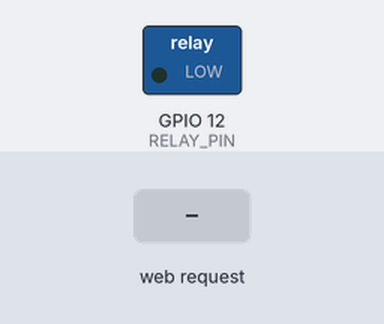
Bench run of a sketch on a simulated ESP32. Parts: switched loads named in the sketch (green lamp = pin HIGH). Inputs (shaded band) come from the test bench. WiFi joins after 1.5 s; servers stay silent unless stated; what the sketch prints to the serial monitor is not drawn.

Above: at 2.7 s.
2.8 s: HTTP request GET /toggle_pump received
At 3.1 s:
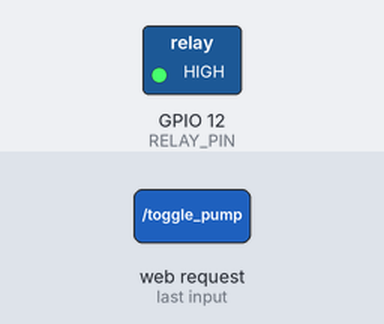
Timing chart, 0 to 5.8 s (numbered marks = the images above; inputs shaded):
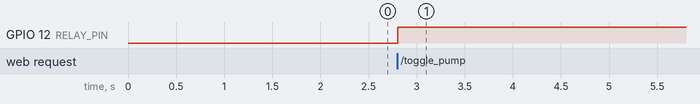

Measured:
- after the input at 2.8 s, GPIO 12 (RELAY_PIN): LOW → HIGH at once

The sketch:

sketch_oct5c.ino
```cpp
/***********************************************************************
 * PROJETO: Estação de Irrigação e Monitoramento Ambiental
 * DESCRIÇÃO: Controla uma bomba e monitora a umidade do solo,
 * temperatura e umidade do ar com uma interface web moderna.
 ***********************************************************************/

// --- Bibliotecas ---
#include <Arduino.h>
#include <WiFi.h>
#include <ESPAsyncWebServer.h>
#include <DHT.h> // NOVO: Biblioteca para o sensor DHT

// --- Configurações de Rede ---
#define SSID "BRUGER_2G"
#define PASS "Gersones68"

// --- Configurações de Hardware ---
const int RELAY_PIN = 12; // Pino do relé para a bomba
const int SOIL_PIN  = 34; // Pino do sensor de umidade do solo
const int DHT_PIN   = 27; // NOVO: Pino para o sensor DHT22

// --- Objetos e Variáveis Globais ---
DHT dht(DHT_PIN, DHT22);   // NOVO: Objeto do sensor DHT

bool  pumpState = false; // Estado atual da bomba (false = desligada)
int   soilMoistureValue = 0; // Valor bruto do sensor de solo
float temperature = 0.0; // NOVO: Variável para temperatura
float humidity    = 0.0; // NOVO: Variável para umidade do ar

AsyncWebServer server(80);

// =================================================================
// --- PÁGINA WEB (HTML, CSS, JAVASCRIPT) ---
// =================================================================
const char index_html[] PROGMEM = R"rawliteral(
<!DOCTYPE html>
<html lang="pt-br">
<head>
    <meta charset="UTF-8" />
    <meta name="viewport" content="width=device-width, initial-scale=1.0" />
    <title>Painel de Irrigação IoT</title>
    <style>
        :root {
            --cor-primaria: #0b9dac;
            --cor-fundo: #001f21;
            --cor-card: #012526;
            --cor-texto: #e4e4e4;
            --cor-gauge-fundo: #084e55;
        }
        body {
            font-family: sans-serif;
            background: var(--cor-fundo);
            color: var(--cor-texto);
            display: flex;
            justify-content: center;
            align-items: flex-start;
            min-height: 100vh;
            margin: 0;
            padding: 20px;
            box-sizing: border-box;
        }
        .container { max-width: 800px; width: 100%; }
        h1 { color: #fff; text-align: center; }
        .card {
            background: var(--cor-card);
            padding: 25px;
            border-radius: 8px;
            border-top: 3px solid var(--cor-primaria);
        }
        .content-grid {
            display: grid;
            grid-template-columns: repeat(auto-fit, minmax(150px, 1fr));
            justify-items: center;
            align-items: center;
            gap: 40px;
        }
        .control-container {
            display: flex;
            flex-direction: column;
            align-items: center;
            gap: 15px;
        }
        .pump-button {
            width: 100px;
            height: 100px;
            border-radius: 50%;
            border: 2px solid rgba(255,255,255,0.1);
            cursor: pointer;
            display: flex;
            align-items: center;
            justify-content: center;
            transition: all 0.3s;
            background-color: transparent;
        }
        .pump-button svg { width: 50px; height: 50px; stroke: currentColor; }
        .pump-off { color: var(--cor-gauge-fundo); }
        .pump-on { color: var(--cor-primaria); filter: drop-shadow(0 0 12px var(--cor-primaria)); }

        .gauge-wrapper { display: flex; flex-direction: column; align-items: center; }
        .gauge { position: relative; width: 150px; height: 150px; }
        .gauge svg { width: 100%; height: 100%; transform: rotate(-90deg); }
        .gauge .circle-bg { fill: none; stroke: var(--cor-gauge-fundo); stroke-width: 4; }
        .gauge .circle { fill: none; stroke: var(--cor-primaria); stroke-width: 4; stroke-linecap: round; transition: stroke-dasharray 0.5s ease; }
        .gauge .gauge-value {
            position: absolute;
            top: 50%;
            left: 50%;
            transform: translate(-50%, -50%);
            font-size: 1.8rem;
            font-weight: 700;
        }
        .gauge-label { margin-top: 10px; font-weight: 700; font-size: 1.1rem; text-align: center; }
    </style>
</head>
<body>
    <div class="container">
        <header><h1>Painel de Irrigação IoT</h1></header>
        <main>
            <div class="card">
                <div class="content-grid">

                    <div class="control-container">
                        <button id="pumpButton" class="pump-button pump-off" onclick="togglePump()">
                            <svg viewBox="0 0 24 24" fill="none" stroke-width="2"><path d="M18.36 6.64a9 9 0 1 1-12.73 0"></path><line x1="12" y1="2" x2="12" y2="12"></line></svg>
                        </button>
                        <div class="gauge-label">Bomba d'Água</div>
                    </div>

                    <div class="gauge-wrapper">
                        <div class="gauge">
                            <svg viewBox="0 0 36 36"><path class="circle-bg" d="M18 2.08a15.92 15.92 0 0 1 0 31.84a15.92 15.92 0 0 1 0-31.84"/><path class="circle" id="circleSoil" stroke-dasharray="0, 100" d="M18 2.08a15.92 15.92 0 0 1 0 31.84a15.92 15.92 0 0 1 0-31.84"/></svg>
                            <div class="gauge-value" id="soilValue">--%</div>
                        </div>
                        <div class="gauge-label">Umidade do Solo</div>
                    </div>

                    <div class="gauge-wrapper">
                        <div class="gauge">
                            <svg viewBox="0 0 36 36"><path class="circle-bg" d="M18 2.08a15.92 15.92 0 0 1 0 31.84a15.92 15.92 0 0 1 0-31.84"/><path class="circle" id="circleTemp" stroke-dasharray="0, 100" d="M18 2.08a15.92 15.92 0 0 1 0 31.84a15.92 15.92 0 0 1 0-31.84"/></svg>
                            <div class="gauge-value" id="tempValue">--°C</div>
                        </div>
                        <div class="gauge-label">Temperatura</div>
                    </div>

                    <div class="gauge-wrapper">
                        <div class="gauge">
                            <svg viewBox="0 0 36 36"><path class="circle-bg" d="M18 2.08a15.92 15.92 0 0 1 0 31.84a15.92 15.92 0 0 1 0-31.84"/><path class="circle" id="circleHumidity" stroke-dasharray="0, 100" d="M18 2.08a15.92 15.92 0 0 1 0 31.84a15.92 15.92 0 0 1 0-31.84"/></svg>
                            <div class="gauge-value" id="humidityValue">--%</div>
                        </div>
                        <div class="gauge-label">Umidade do Ar</div>
                    </div>

                </div>
            </div>
        </main>
    </div>
    <script>
        function togglePump() {
            fetch('/toggle_pump');
        }

        function updateSensorData() {
            fetch('/data')
                .then(response => response.json())
                .then(data => {
                    // Atualiza o botão da bomba
                    const pumpBtn = document.getElementById('pumpButton');
                    pumpBtn.classList.toggle('pump-on', data.pumpState);
                    pumpBtn.classList.toggle('pump-off', !data.pumpState);

                    // Atualiza o medidor de umidade do solo
                    const moisturePercent = 100 - ((data.soilMoisture / 4095) * 100);
                    document.getElementById('soilValue').textContent = moisturePercent.toFixed(0) + '%';
                    document.getElementById('circleSoil').setAttribute('stroke-dasharray', moisturePercent.toFixed(0) + ', 100');

                    // NOVO: Atualiza o medidor de temperatura
                    const tempPercent = (data.temperature / 50) * 100; // Mapeia 0-50°C para 0-100%
                    document.getElementById('tempValue').textContent = data.temperature.toFixed(1) + '°C';
                    document.getElementById('circleTemp').setAttribute('stroke-dasharray', tempPercent.toFixed(0) + ', 100');

                    // NOVO: Atualiza o medidor de umidade do ar
                    document.getElementById('humidityValue').textContent = data.humidity.toFixed(1) + '%';
                    document.getElementById('circleHumidity').setAttribute('stroke-dasharray', data.humidity.toFixed(0) + ', 100');
                })
                .catch(error => console.error('Erro ao buscar dados:', error));
        }

        setInterval(updateSensorData, 2000);
        window.onload = updateSensorData;
    </script>
</body>
</html>
)rawliteral";


// --- Funções do Servidor Web ---

// Envia a página web principal para o cliente
void handleRoot(AsyncWebServerRequest *request) {
    request->send_P(200, "text/html", index_html);
}

// Envia os dados de estado e sensores em formato JSON
void handleData(AsyncWebServerRequest *request) {
    // Lê os sensores
    soilMoistureValue = analogRead(SOIL_PIN);
    temperature = dht.readTemperature();
    humidity = dht.readHumidity();

    // Checa por falhas de leitura no DHT e mantém os valores antigos se falhar
    if (isnan(temperature) || isnan(humidity)) {
        Serial.println("Falha ao ler do sensor DHT!");
    }

    String json = "{";
    json += "\"pumpState\":" + String(pumpState ? "true" : "false") + ",";
    json += "\"soilMoisture\":" + String(soilMoistureValue) + ",";
    json += "\"temperature\":" + String(temperature) + ","; // NOVO
    json += "\"humidity\":" + String(humidity);             // NOVO
    json += "}";
    request->send(200, "application/json", json);
}

// Alterna o estado do relé (bomba)
void handleTogglePump(AsyncWebServerRequest *request) {
    pumpState = !pumpState;
    digitalWrite(RELAY_PIN, pumpState);
    request->send(200, "text/plain", "OK");
}


// --- Função Principal de SETUP ---
void setup() {
    Serial.begin(115200);
    dht.begin(); // NOVO: Inicia o sensor DHT

    pinMode(RELAY_PIN, OUTPUT);
    digitalWrite(RELAY_PIN, pumpState);

    // Conecta ao Wi-Fi
    WiFi.begin(SSID, PASS);
    Serial.printf("\n[WiFi] Conectando a %s", SSID);
    while (WiFi.status() != WL_CONNECTED) {
        Serial.print(".");
        delay(500);
    }
    Serial.println("\n[WiFi] Conectado!");
    Serial.print("[IP] Endereço: ");
    Serial.println(WiFi.localIP());

    // Configura as rotas do servidor web
    server.on("/", HTTP_GET, handleRoot);
    server.on("/data", HTTP_GET, handleData);
    server.on("/toggle_pump", HTTP_GET, handleTogglePump);

    // Inicia o servidor
    server.begin();
    Serial.println("[SERVER] Servidor Web iniciado.");
}

// --- Função Principal de LOOP ---
void loop() {
    // O loop pode ficar vazio.
}
```
